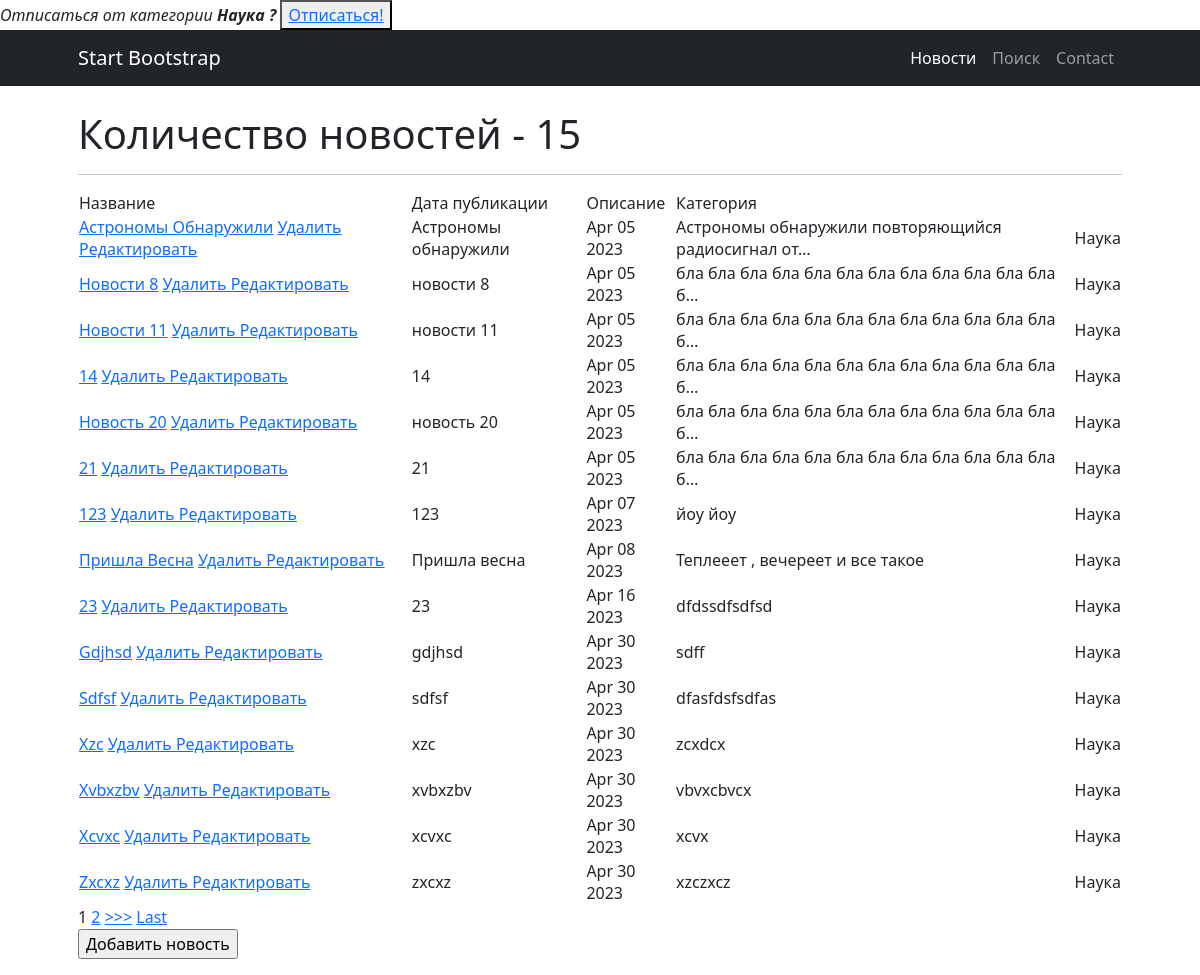
/news/category/3/ (signed in), run on an earlier commit of the app's database.
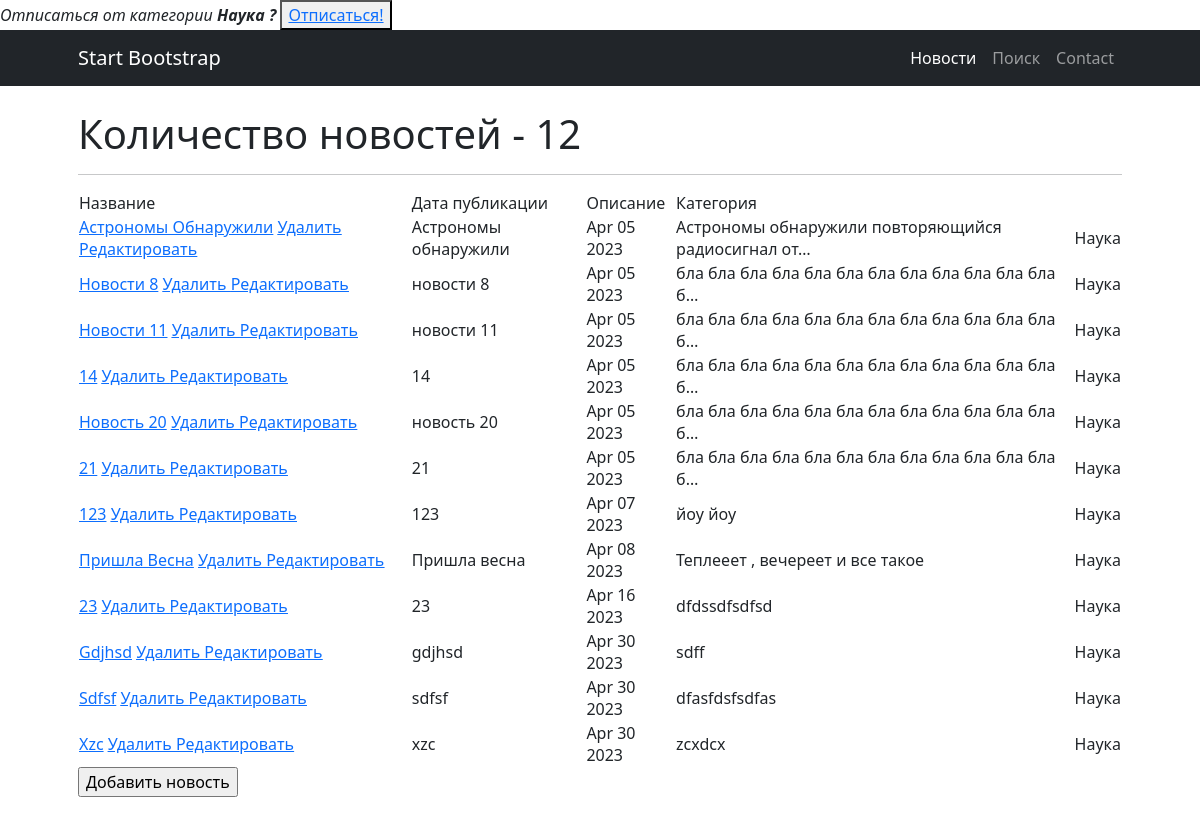
And on a later commit of the database.
### news/models.py (models this page shows, shortened)
class News(models.Model):
    name = models.CharField(
        max_length=50,
        unique=True, # названия новостей не должны повторяться
    )
    description = models.TextField()
    category = models.ForeignKey(
        to='Category',
        on_delete=models.CASCADE,
        related_name='news', # все новости в категории будут доступны через поле news
    )
    time_creation = models.DateTimeField(auto_now_add = True)

class Category(models.Model):
    name = models.CharField(max_length=100, unique=True)  # названия категорий тоже не должны повторяться
    subscribers = models.ManyToManyField(User, through = 'UserCategory', blank = True) #добавили поле для свзяи с пользователем
    def __str__(self):
        return f'{self.name.title()}'

### news/views.py (the view)
# urls.py: path('category/<int:pk>/', NewsCategoryView.as_view(), name='categories'),
class NewsCategoryView(ListView):
    model = News
    template_name = 'category.html'  # указываем имя шаблона, в котором будет лежать HTML, в нём будут все инструкции о том, как именно пользователю должны вывестись наши объекты
    context_object_name = 'news'  # это имя списка, в котором будут лежать все объекты
    ordering = ['-time_creation']
    paginate_by = 15
    def get_queryset(self):
        self.id = resolve(self.request.path_info).kwargs['pk']
        c = Category.objects.get(id=self.id)
        queryset = News.objects.filter(category=c)
        return queryset
    def get_context_data(self, **kwargs):
        context = super().get_context_data(**kwargs)
        user = self.request.user
        category  = Category.objects.get(id=self.id)
        subscribed = category.subscribers.filter(email=user.email)
        if not subscribed:
            context['sub'] = True
        else:
            context['sub'] = False
        context['category'] = category
        return context

### templatetags/custom_filters.py (called while the page is built)
@register.filter(name='filter_message')
def filter_message(message: str):
    variants = ['мудаков', 'твари', 'козлы', 'лошара', 'ублюдок', 'дичь'] # непристойные выражения
    ln = len(variants)
    filtred_message = ''
    string = ''
    string2 = ''
    pattern = ' ' # чем заменять непристойные выражения
    for i in message:
        string += i
        string2 = string.lower()
        flag = 0
        for j in variants:
            if not string2 in j:
                flag += 1
            if string2 == j:
                filtred_message += pattern
                flag -= 1
                string = ''
        if flag == ln:
            filtred_message += string
            string = ''
    if string2 != '' and string2 not in variants:
        filtred_message += string
    elif string2 != '':
        filtred_message += pattern
    return filtred_message

### templates/category.html
{% block content %}
{% if sub %}
<div>
    <em>
        Подписаться на категорию
        <strong> {{category}} ? </strong>
    </em>
    <button>
        <a href = "{% url 'subscribe' category.id %}" > Подписаться!</a>
    </button>
</div>
{% else %}
<div>
    <em>
        Отписаться от категории
        <strong> {{category}} ? </strong>
    </em>
    <button>
        <a href = "{% url 'unsubscribe' pk=category.id %}" > Отписаться!</a>
    </button>
</div>
{% endif %}
{% include 'news.html' %}
{% endblock content %}

### templates/news.html (shortened to what this page needs)
{% extends 'flatpages/default.html' %}
{% load custom_filters %}
{% block content %}
    <h1>Количество новостей - {{ news|length }}</h1>
    <hr>
    {% if news %}
        <table>
            <tr>
                <td>
                    Название
                </td>
                <td>
                    Дата публикации
                </td>
                <td>
                    Описание
                </td>
                <td>
                    Категория
                </td>
            </tr>
        {% for new in news %}
            <tr>
                <td>
                    <a href="{% url 'new' new.id %}">{{ new.name|title|filter_message }}</a>
                    <a href="{% url 'new_delete' new.id %}"><u> Удалить </u></a>
                    <a href="{% url 'new_update' new.id %}"><u>Редактировать</u></a>
                </td>
                <td>
                    {{ new.name|filter_message }}
                </td>
                <td>
                    {{ new.time_creation|date:'M d Y'}}
                </td>
                <td>
                    {{ new.description|truncatechars:50|filter_message}}
                </td>
                <td>
                    {{ new.category.name }}
                </td>
            </tr>
        {% endfor %}
        </table>
    {% else %}
        <h2> Новостей нет!</h2>
    {% endif %}
{% if is_paginated %}
{% for num in page_obj.paginator.page_range %}
    {% if page_obj.number == num %}
        <a>{{ num }}</a>
    {% elif num > page_obj.number|add:'-3' and num < page_obj.number|add:'3' %}
        <a href="?page={{ num }}">{{ num }}</a>
    {% endif %}
{% endfor %}
{% if page_obj.has_next %}
    <a href="?page={{ page_obj.next_page_number }}">>>></a>
    <a href="?page={{ page_obj.paginator.num_pages }}">Last</a>
{% endif %}
{% endif %}
<form method="POST">
    <input type="submit" value="Добавить новость">
</form>
{% endblock content %}

What changed in the data, as far as the page shows it:
removed News: name|filter_message "Xvbxzbv", name|filter_message "xvbxzbv", time_creation "Apr 30 2023", description|filter_message "vbvxcbvcx", category.name "Наука"
removed News: name|filter_message "Xcvxc", name|filter_message "xcvxc", time_creation "Apr 30 2023", description|filter_message "xcvx", category.name "Наука"
removed News: name|filter_message "Zxcxz", name|filter_message "zxcxz", time_creation "Apr 30 2023", description|filter_message "xzczxcz", category.name "Наука"
Also different on the page:
{{ news|length }}: "15" → "12"
list line gone: "1"
list line gone: "2"
text no longer shown: ">>> Last"
